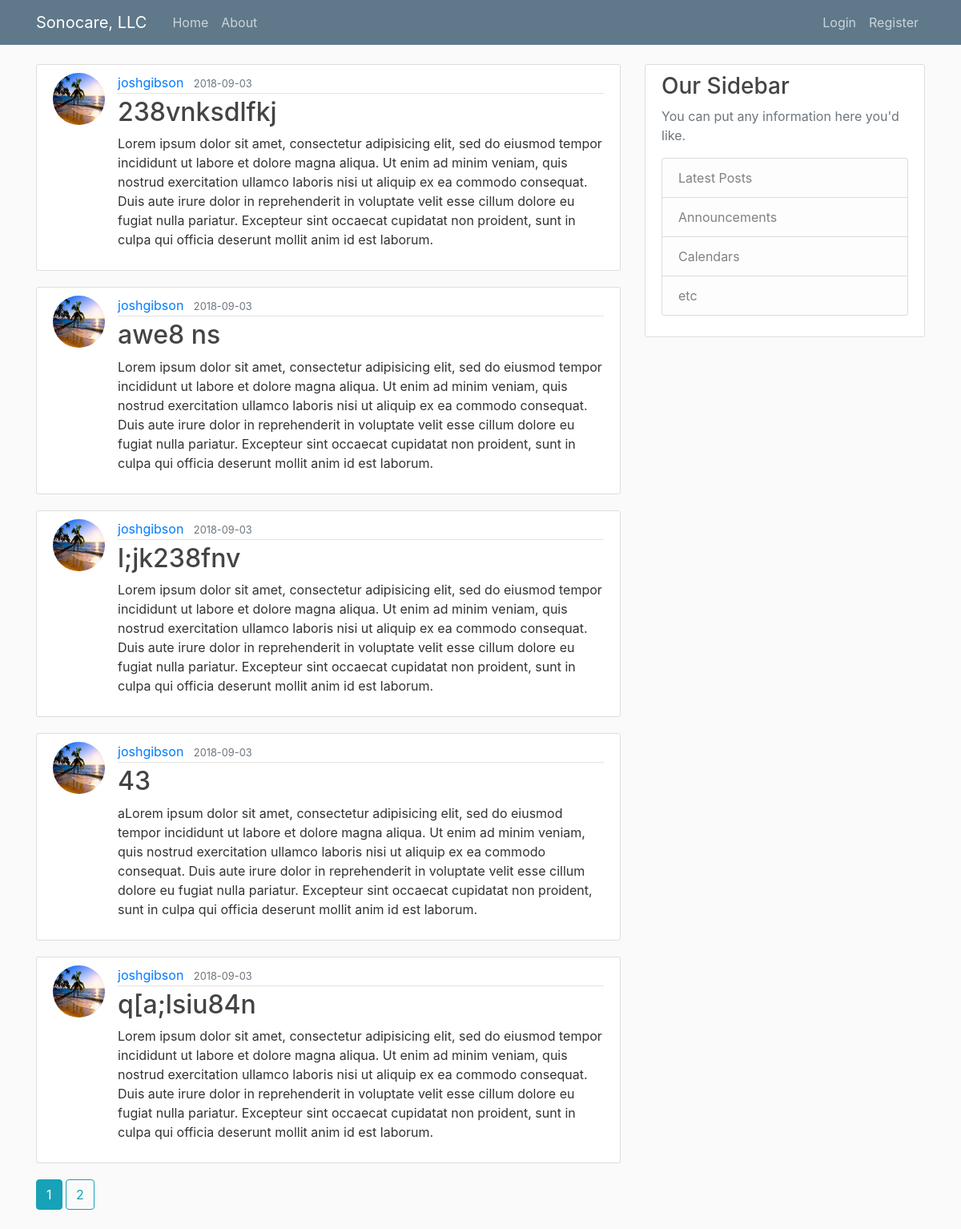
Page /home on the earlier database version.
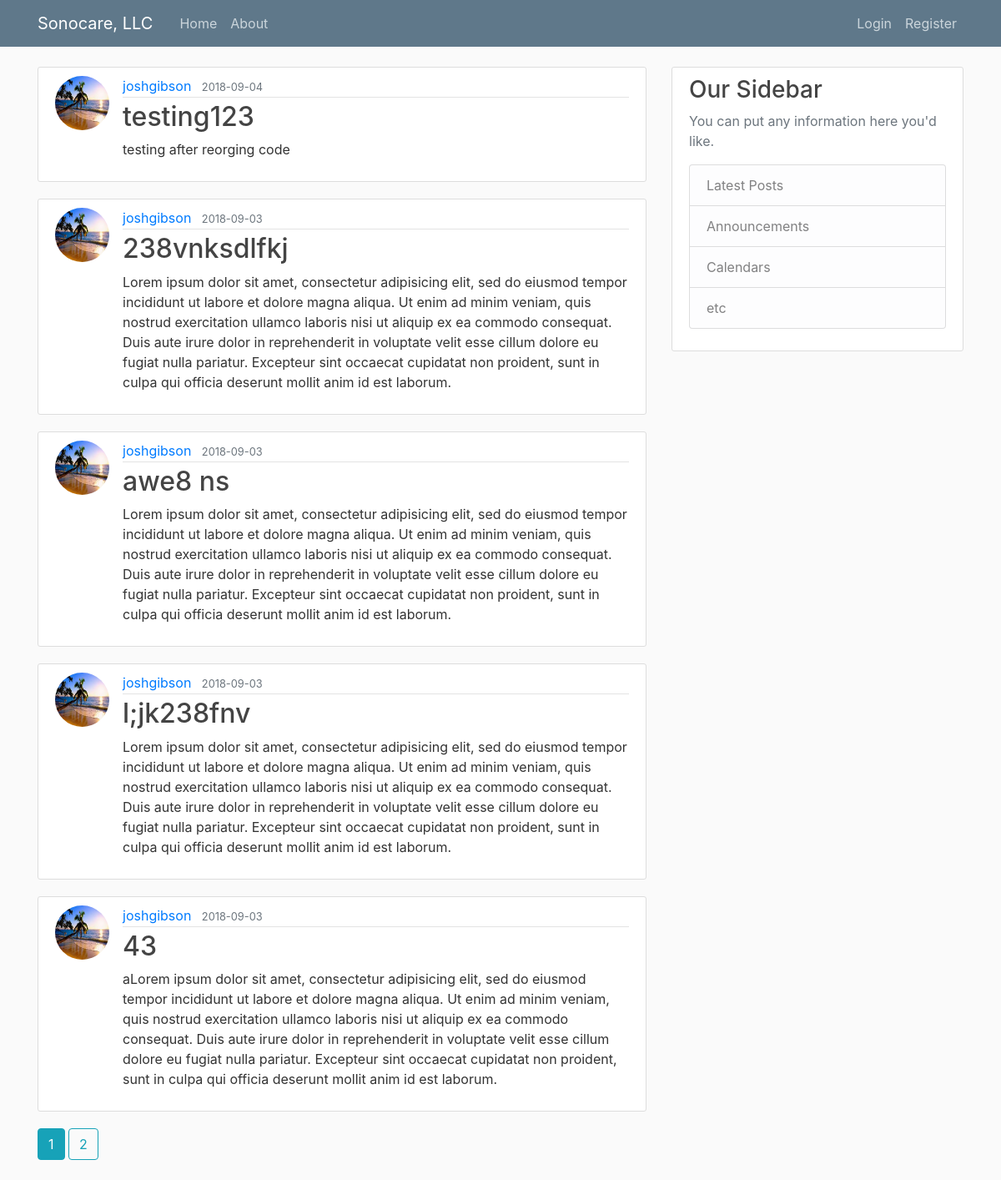
Same page on the later database version.
### flaskblog/models.py (models this page shows, shortened)
class Post(db.Model):
    id = db.Column(db.Integer, primary_key=True)
    title = db.Column(db.String(100), nullable=False)
    date_posted = db.Column(db.DateTime, nullable=False, default=datetime.utcnow)
    content = db.Column(db.Text, nullable=False)
    user_id = db.Column(db.Integer, db.ForeignKey('user.id'), nullable=False)

class User(db.Model, UserMixin):
    id = db.Column(db.Integer, primary_key=True)
    username = db.Column(db.String(20), unique=True, nullable=False)
    email = db.Column(db.String(120), unique=True, nullable=False)
    image_file = db.Column(db.String(20), nullable=False, default='default.jpg')
    password = db.Column(db.String(60), nullable=False)
    posts = db.relationship('Post', backref='author', lazy=True)

### flaskblog/main/routes.py (the view)
@main.route("/")
@main.route("/home")
def home():
    page = request.args.get('page', 1, type=int)
    posts = Post.query.order_by(Post.date_posted.desc()).paginate(page=page, per_page=5)
    return render_template('home.html', posts=posts)

### flaskblog/templates/home.html
{% extends "layout.html" %}
{% block content %}
    {% for post in posts.items %}
        <article class="media content-section">
          <img class="rounded-circle article-img" src="{{ url_for('static', filename='profile_pics/' + post.author.image_file) }}">
          <div class="media-body">
            <div class="article-metadata">
              <a class="mr-2" href="{{ url_for('users.user_posts', username=post.author.username) }}">{{ post.author.username }}</a>
              <small class="text-muted">{{ post.date_posted.strftime('%Y-%m-%d') }}</small>
            </div>
            <h2><a class="article-title" href="{{ url_for('posts.post', post_id=post.id) }}">{{ post.title }}</a></h2>
            <p class="article-content">{{ post.content }}</p>
          </div>
        </article>
    {% endfor %}
    {% for page_num in posts.iter_pages(left_edge=1, right_edge=1, left_current=1, right_current=2) %}
        {% if page_num %}
            {% if posts.page == page_num %}
            <a class="btn btn-info mb-4" href="{{ url_for('main.home', page=page_num) }}">{{ page_num }}</a>
            {% else %}
            <a class="btn btn-outline-info mb-4" href="{{ url_for('main.home', page=page_num) }}">{{ page_num }}</a>
            {% endif %}
        {% else %}
            ...
        {% endif %}
    {% endfor %}
{% endblock content %}

### flaskblog/templates/layout.html (shortened to what this page needs)
<!DOCTYPE html>
<html>
<head>
    <link rel="stylesheet" href="https://maxcdn.bootstrapcdn.com/bootstrap/4.0.0/css/bootstrap.min.css">
    <link rel="stylesheet" type="text/css" href="{{ url_for('static', filename='main.css') }}">
</head>
<body>
    <header class="site-header">
      <nav class="navbar navbar-expand-md navbar-dark bg-steel fixed-top">
        <div class="container">
          <a class="navbar-brand mr-4" href="/">Sonocare, LLC</a>
          <div class="collapse navbar-collapse" id="navbarToggle">
            <div class="navbar-nav mr-auto">
              <a class="nav-item nav-link" href="{{ url_for('main.home') }}">Home</a>
              <a class="nav-item nav-link" href="{{ url_for('main.about') }}">About</a>
            </div>
            <div class="navbar-nav">
              {% if current_user.is_authenticated %}
                <a class="nav-item nav-link" href="{{ url_for('posts.new_post') }}">New Post</a>
                <a class="nav-item nav-link" href="{{ url_for('users.account') }}">Account</a>
                <a class="nav-item nav-link" href="{{ url_for('users.logout') }}">Logout</a>
              {% else %}
                <a class="nav-item nav-link" href="{{ url_for('users.login') }}">Login</a>
                <a class="nav-item nav-link" href="{{ url_for('users.register') }}">Register</a>
              {% endif %}
            </div>
          </div>
        </div>
      </nav>
    </header>
    <main role="main" class="container">
      <div class="row">
        <div class="col-md-8">
          {% block content %}{% endblock %}
        </div>
        <div class="col-md-4">
          <div class="content-section">
            <h3>Our Sidebar</h3>
            <p class='text-muted'>You can put any information here you'd like.
              <ul class="list-group">
                <li class="list-group-item list-group-item-light">Latest Posts</li>
                <li class="list-group-item list-group-item-light">Announcements</li>
                <li class="list-group-item list-group-item-light">Calendars</li>
                <li class="list-group-item list-group-item-light">etc</li>
              </ul>
            </p>
          </div>
        </div>
      </div>
    </main>
</body>
</html>

### flaskblog/static/main.css (style rules this page uses)
body { background: #fafafa; color: #333333; margin-top: 5rem; }
h1, h2, h3, h4, h5, h6 { color: #444444; }
.bg-steel { background-color: #5f788a; }
.site-header .navbar-nav .nav-link { color: #cbd5db; }
.content-section { background: #ffffff; padding: 10px 20px; border: 1px solid #dddddd; border-radius: 3px; margin-bottom: 20px; }
.article-title { color: #444444; }
.article-content { white-space: pre-line; }
.article-img { height: 65px; width: 65px; margin-right: 16px; }
.article-metadata { padding-bottom: 1px; margin-bottom: 4px; border-bottom: 1px solid #e3e3e3 }

Differences in the rows shown:
no longer on this page (row unchanged): Post: image_file (picture), author.username "joshgibson", date_posted "2018-09-03", title "q[a;lsiu84n", content "Lorem ipsum dolor sit amet, consectetur adipisicing elit, sed do eiusmod tempor incididunt ut labore et dolore magna aliqua. Ut enim ad minim veniam, quis nostrud exercitation ullamco laboris nisi ut aliquip ex ea commodo consequat. Duis aute irure dolor in reprehenderit in voluptate velit esse cillum dolore eu fugiat nulla pariatur. Excepteur sint occaecat cupidatat non proident, sunt in culpa qui officia deserunt mollit anim id est laborum."
added Post: image_file (picture), author.username "joshgibson", date_posted "2018-09-04", title "testing123", content "testing after reorging code"
